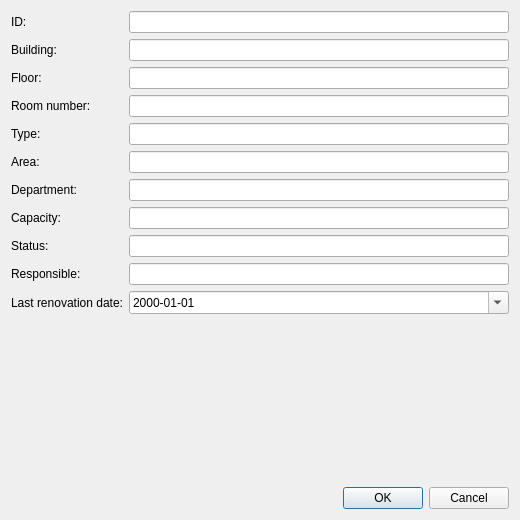
<?xml version="1.0" encoding="UTF-8"?>
<ui version="4.0">
 <class>RoomEditDialog</class>
 <widget class="QDialog" name="RoomEditDialog">
  <property name="geometry">
   <rect>
    <x>0</x>
    <y>0</y>
    <width>520</width>
    <height>520</height>
   </rect>
  </property>
  <property name="windowTitle">
   <string>Room</string>
  </property>
  <layout class="QVBoxLayout" name="verticalLayout">
   <item>
    <layout class="QFormLayout" name="formLayout">
     <item row="0" column="0">
      <widget class="QLabel" name="idLabel">
       <property name="text"><string>ID:</string></property>
       <property name="buddy"><cstring>idLineEdit</cstring></property>
      </widget>
     </item>
     <item row="0" column="1"><widget class="QLineEdit" name="idLineEdit"/></item>
     <item row="1" column="0">
      <widget class="QLabel" name="buildingLabel">
       <property name="text"><string>Building:</string></property>
       <property name="buddy"><cstring>buildingLineEdit</cstring></property>
      </widget>
     </item>
     <item row="1" column="1"><widget class="QLineEdit" name="buildingLineEdit"/></item>
     <item row="2" column="0">
      <widget class="QLabel" name="floorLabel">
       <property name="text"><string>Floor:</string></property>
       <property name="buddy"><cstring>floorLineEdit</cstring></property>
      </widget>
     </item>
     <item row="2" column="1"><widget class="QLineEdit" name="floorLineEdit"/></item>
     <item row="3" column="0">
      <widget class="QLabel" name="numberLabel">
       <property name="text"><string>Room number:</string></property>
       <property name="buddy"><cstring>numberLineEdit</cstring></property>
      </widget>
     </item>
     <item row="3" column="1"><widget class="QLineEdit" name="numberLineEdit"/></item>
     <item row="4" column="0">
      <widget class="QLabel" name="typeLabel">
       <property name="text"><string>Type:</string></property>
       <property name="buddy"><cstring>typeLineEdit</cstring></property>
      </widget>
     </item>
     <item row="4" column="1"><widget class="QLineEdit" name="typeLineEdit"/></item>
     <item row="5" column="0">
      <widget class="QLabel" name="areaLabel">
       <property name="text"><string>Area:</string></property>
       <property name="buddy"><cstring>areaLineEdit</cstring></property>
      </widget>
     </item>
     <item row="5" column="1"><widget class="QLineEdit" name="areaLineEdit"/></item>
     <item row="6" column="0">
      <widget class="QLabel" name="departmentLabel">
       <property name="text"><string>Department:</string></property>
       <property name="buddy"><cstring>departmentLineEdit</cstring></property>
      </widget>
     </item>
     <item row="6" column="1"><widget class="QLineEdit" name="departmentLineEdit"/></item>
     <item row="7" column="0">
      <widget class="QLabel" name="capacityLabel">
       <property name="text"><string>Capacity:</string></property>
       <property name="buddy"><cstring>capacityLineEdit</cstring></property>
      </widget>
     </item>
     <item row="7" column="1"><widget class="QLineEdit" name="capacityLineEdit"/></item>
     <item row="8" column="0">
      <widget class="QLabel" name="statusLabel">
       <property name="text"><string>Status:</string></property>
       <property name="buddy"><cstring>statusLineEdit</cstring></property>
      </widget>
     </item>
     <item row="8" column="1"><widget class="QLineEdit" name="statusLineEdit"/></item>
     <item row="9" column="0">
      <widget class="QLabel" name="responsibleLabel">
       <property name="text"><string>Responsible:</string></property>
       <property name="buddy"><cstring>responsibleLineEdit</cstring></property>
      </widget>
     </item>
     <item row="9" column="1"><widget class="QLineEdit" name="responsibleLineEdit"/></item>
     <item row="10" column="0">
      <widget class="QLabel" name="lastRenovationDateLabel">
       <property name="text"><string>Last renovation date:</string></property>
       <property name="buddy"><cstring>lastRenovationDateEdit</cstring></property>
      </widget>
     </item>
     <item row="10" column="1">
      <widget class="QDateEdit" name="lastRenovationDateEdit">
       <property name="calendarPopup"><bool>true</bool></property>
       <property name="displayFormat"><string>yyyy-MM-dd</string></property>
      </widget>
     </item>
    </layout>
   </item>
   <item>
    <widget class="QDialogButtonBox" name="buttonBox">
     <property name="orientation"><enum>Qt::Horizontal</enum></property>
     <property name="standardButtons"><set>QDialogButtonBox::Cancel|QDialogButtonBox::Ok</set></property>
    </widget>
   </item>
  </layout>
 </widget>
 <resources/>
 <connections>
  <connection>
   <sender>buttonBox</sender>
   <signal>accepted()</signal>
   <receiver>RoomEditDialog</receiver>
   <slot>accept()</slot>
  </connection>
  <connection>
   <sender>buttonBox</sender>
   <signal>rejected()</signal>
   <receiver>RoomEditDialog</receiver>
   <slot>reject()</slot>
  </connection>
 </connections>
</ui>
